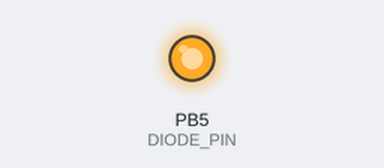
This program was run on a simulated ATmega328P, built with avr-gcc and emulated at 16 MHz. On the bench: output pins drawn as LEDs (lit = HIGH).

Above: at 0.1 s.
At 4.1 s:
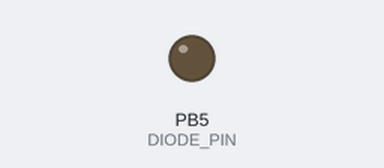
Timing chart, 0 to 5.6 s (numbered marks = the images above):
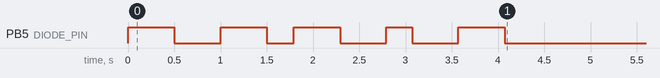

The program:

main.c
```c
/**
 * @file main.c
 * @brief Aplikacija koja implementira ogranicen broj treptaja
 * @author Milorad Radic
 * @date 29-03-2021
 * @version 1.0
 */
#include <avr/io.h>
#include <avr/interrupt.h>

/// makro za podesavanje visoke vrednosti signala
#define HIGH 1
/// makro za podesavanje niske vrednosti signala
#define LOW 0

#define OUTPUT 1
#define INPUT 0

#define PORT_B 0
#define PORT_C 1
#define PORT_D 2

#define DIODE_PIN 5

/// broj milisekundi od pocetka izvrasanja programa
volatile unsigned long ms = 0;

/**
 * pinPulse - funkcija koja implementira trepet
 * @param port - input tipa unsigned char - Port na kome je potrebno implementirati treptaj
 * @param pin - input tipa unsigned char - Pin na kojem je potrebno implementirati treptaj
 * @param period - input tipa unsigned long - Perioda treptaja
 * @return - nema povratnu vrednost
 */
void pinPulse(unsigned char port, unsigned char pin, unsigned long period);
void pinSetValue(unsigned char port, unsigned char pin, unsigned char value);
void pinInit(unsigned char port, unsigned char pin, unsigned char direction);

unsigned long timer0DelayMs(unsigned long delay_length);
void timer0InteruptInit();

int main()
{
	unsigned long period = 1000; // Period jednog treptaja
	unsigned char repetitions = 5; // Broj treptaja
	int 		  i;

	// Inicijalizacija
	pinInit(PORT_B, DIODE_PIN, OUTPUT);
	timer0InteruptInit();

	// Glavna petlja
	while (1)
	{
		// Treptanje
		for (i = 0; i < repetitions; i++)
		pinPulse(PORT_B, DIODE_PIN, period);

		// Kraj
		while (1)
		;
	}
	return 0;
}

/******************************************************************************************/

void pinPulse(unsigned char port, unsigned char pin, unsigned long period)
{
	// Poluperioda u kojoj pin ima visoku vrednost
	pinSetValue(port, pin, HIGH);
	timer0DelayMs(period/2);

	// Poluperioda u kojoj pin ima nisku vrednost
	pinSetValue(port, pin, LOW);
	timer0DelayMs(period/2);
}

/******************************************************************************************/

void pinSetValue(unsigned char port, unsigned char pin, unsigned char value)
{
	// Postavljanje vrednosti pina
	switch (port)
	{
	case PORT_B:
		if (value == HIGH)
			PORTB |= 1 << pin;
		else
			PORTB &= ~(1 << pin);
		break;
	case PORT_C:
		if (value == HIGH)
			PORTC |= 1 << pin;
		else
			PORTC &= ~(1 << pin);
		break;
	case PORT_D:
		if (value == HIGH)
			PORTD |= 1 << pin;
		else
			PORTD &= ~(1 << pin);
		break;
	default:
		break;
	}
}

/******************************************************************************************/

void pinInit(unsigned char port, unsigned char pin, unsigned char direction)
{
	// Inicijalizacija smera pina
	switch (port)
	{
	case PORT_B:
		if (direction == OUTPUT)
			DDRB |= 1 << pin;
		else
			DDRB &= ~(1 << pin);
		break;
	case PORT_C:
		if (direction == OUTPUT)
			DDRC |= 1 << pin;
		else
			DDRC &= ~(1 << pin);
		break;
	case PORT_D:
		if (direction == OUTPUT)
			DDRD |= 1 << pin;
		else
			DDRD &= ~(1 << pin);
		break;
	default:
		break;
	}
}

/******************************************************************************************/

unsigned long timer0DelayMs(unsigned long delay_length)
{
	unsigned long t0; // Trenutak pocevsi od kog se racuna pauza

	// Implementacija pauze
	t0 = ms;
	while ((ms - t0) < delay_length)
		; // Pauza delay_length milisekundi

	return ms;
}

/******************************************************************************************/

void timer0InteruptInit()
{
	// Inicijalizacija tajmera 0 tako da perioda prekida bude 1ms
	TCCR0A = 0x02;
	TCCR0B = 0x03;
	OCR0A = 249;
	TIMSK0 = 0x02;

	// Podesavanje globalne dozvole prekida
	sei();
}

/******************************************************************************************/

ISR(TIMER0_COMPA_vect)
{
	// Inkrementovanje broja milisekundi koje su prosle od pokretanja aplikacije

	ms++;
}
```

Measured:
- by itself, PB5 (DIODE_PIN): LOW → HIGH at 0.00 s, → LOW 0.50 s later, → HIGH 0.50 s later, → LOW 0.50 s later, … (10 changes in this stretch)
